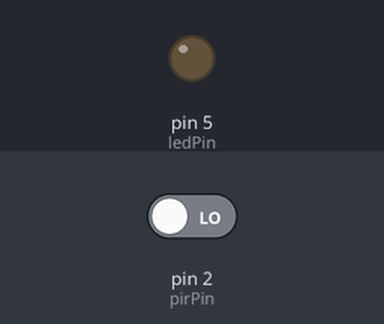
Simulated run of this sketch. Board: Arduino Uno, built with avr-gcc and run on an emulated ATmega328P. Parts: output pins drawn as LEDs (lit = HIGH). The inputs (shaded band) are chosen by the test bench; at power-on: pin 2 (pirPin) LOW.

Above: at 1.2 s.
1.3 s: pin 2 (pirPin) driven HIGH
At 2.1 s:
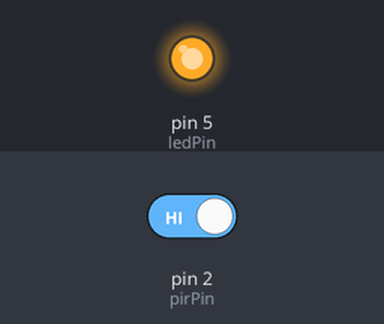
4.3 s: pin 2 (pirPin) driven LOW
At 4.7 s:
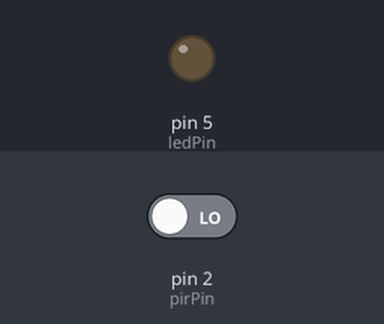
Timing chart, 0 to 7.3 s (numbered marks = the images above; inputs shaded):
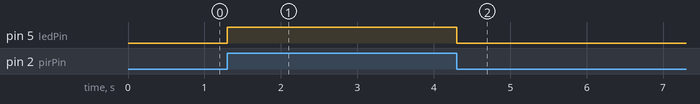

The sketch:

Programacion_de_sensor_PIR_HC-SR501.ino
```cpp
int pirPin = 2; // Pin digital al que está conectado el sensor PIR
int ledPin = 5; // Pin digital al que está conectado el LED

void setup() {
  pinMode(pirPin, INPUT); // Configurar el pin del PIR como entrada
  pinMode(ledPin, OUTPUT); // Configurar el pin del LED como salida
}

void loop() {
  if (digitalRead(pirPin) == HIGH) { // Si se detecta movimiento
    digitalWrite(ledPin, HIGH); // Encender el LED
    delay(1000); // Esperar un segundo
  }
  digitalWrite(ledPin, LOW); // Apagar el LED
}
```

Measured:
- after the input at 1.3 s, pin 5 (ledPin): LOW → HIGH at once
- after the input at 4.3 s, pin 5 (ledPin): HIGH → LOW at once
